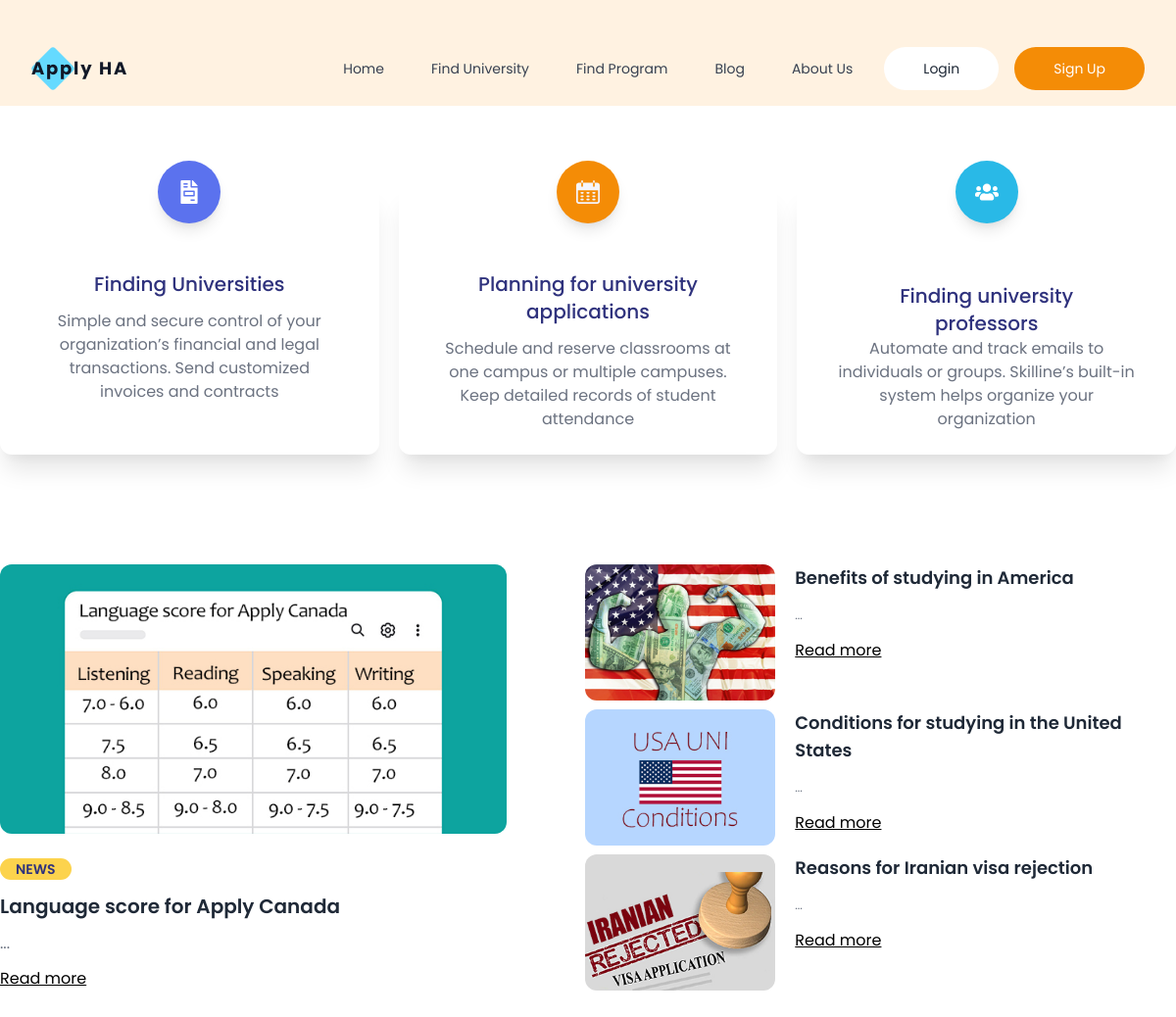
Page /article on the committed database.
### tables this page shows
CREATE TABLE `content` (
  `id` int NOT NULL,
  `top` tinyint(1) NOT NULL,
  `country_id` int DEFAULT NULL,
  `link` varchar(255) NOT NULL,
  `title` text NOT NULL,
  `content` text NOT NULL,
  `img_id1` varchar(255) NOT NULL,
  `ip_id` int NOT NULL,
  `date` timestamp NOT NULL DEFAULT CURRENT_TIMESTAMP
);

### lib/func.php (called while the page is built, shortened)
<?php
function select_all_sql($table_name,$condition)
{   global $connection;
    $result = $connection->prepare("SELECT * FROM $table_name WHERE $condition");
    $result->execute();
    $row = $result->fetchAll(PDO:: FETCH_ASSOC);
    return $row;}
?>

### lib/article.php (the view, shortened to what this page needs)
<div class="grid md:grid-cols-3 gap-14 md:gap-5 mt-20">
    <div data-aos="fade-up" class="bg-white shadow-xl p-6 text-center rounded-xl aos-init aos-animate">
        <div style="background: #5B72EE;" class="rounded-full w-16 h-16 flex items-center justify-center mx-auto shadow-lg transform -translate-y-12">
        </div>
        <h2 class="font-medium text-xl mb-3 lg:px-14 text-darken" title="Finding Universities">Finding Universities</h2>
        <p class="px-4 text-gray-500">Simple and secure control of your organization’s financial and legal transactions. Send customized invoices and contracts</p>
    </div>
    <div data-aos="fade-up" data-aos-delay="150" class="bg-white shadow-xl p-6 text-center rounded-xl aos-init aos-animate">
        <div style="background: #F48C06;" class="rounded-full w-16 h-16 flex items-center justify-center mx-auto shadow-lg transform -translate-y-12">
        </div>
        <h2 class="font-medium text-xl mb-3 lg:px-14 text-darken" title="Planning for university applications">Planning for university applications</h2>
        <p class="px-4 text-gray-500">Schedule and reserve classrooms at one campus or multiple campuses. Keep detailed records of student attendance</p>
    </div>
    <div data-aos="fade-up" data-aos-delay="300" class="bg-white shadow-xl p-6 text-center rounded-xl aos-init aos-animate">
        <div style="background: #29B9E7;" class="rounded-full w-16 h-16 flex items-center justify-center mx-auto shadow-lg transform -translate-y-12">
        </div>
        <h2 class="font-medium text-xl mb-3 lg:px-14 text-darken lg:h-14 pt-3" title="Finding university professors">Finding university professors</h2>
        <p class="px-4 text-gray-500">Automate and track emails to individuals or groups. Skilline’s built-in system helps organize your organization </p>
    </div>
</div>
<div data-aos="zoom-in-up" class="my-14 mt-28 flex flex-col lg:flex-row lg:space-x-20 aos-init aos-animate">
    <?php
    $result_top=select_all_sql('content','top=1 LIMIT 1');
    foreach ($result_top as $value_top) {
        ?>
    <div class="lg:w-6/12">
        <img class="rounded-xl w-full mb-6" src="assets/img/<?= $value_top['img_id1']?>">
        <span class="bg-yellow-300 text-darken font-semibold px-4 py-px text-sm rounded-full">NEWS</span>
        <h1 class="text-gray-800 font-semibold my-3 text-xl"><?= $value_top['title']?></h1>
        <p class="text-gray-500 mb-3">...</p>
        <a href="<?= $value_top['link']?>" class="underline">Read more</a>
    </div>
    <div class="lg:w-7/12 flex flex-col justify-between mt-12 space-y-5 lg:space-y-0 lg:mt-0">
        <?php
        $result=select_all_sql('content','top=0 LIMIT 3');
        foreach ($result as $value) {
        ?>
        <div class="flex space-x-5">
            <div class="w-4/12">
                <div class="relative">
                    <img class="rounded-xl w-full" src="assets/img/<?= $value['img_id1']?>">
                </div>
            </div>
            <div class="w-8/12">
                <h2 class="text-gray-800 text-sm sm:text-lg font-semibold" title="<?= $value['title']?>"><?= $value['title']?></h2>
                <p class="text-gray-500 my-2 sm:my-4 text-xs sm:text-md">...</p>
                <a href="<?= $value['link']?>" class="underline">Read more</a>
            </div>
        </div>
        <?php } ?>
    </div>
    <?php } ?>
</div>

### assets/css/skilline.css (style rules this page uses)
body { font-family: 'Poppins', sans-serif; }
.text-darken { color: #2F327D; }

### rows in the picture
content: img_id1 (picture), title "Language score for Apply Canada"
content: img_id1 (picture), title "Benefits of studying in America"
content: img_id1 (picture), title "Conditions for studying in the United States"
content: img_id1 (picture), title "Reasons for Iranian visa rejection"
